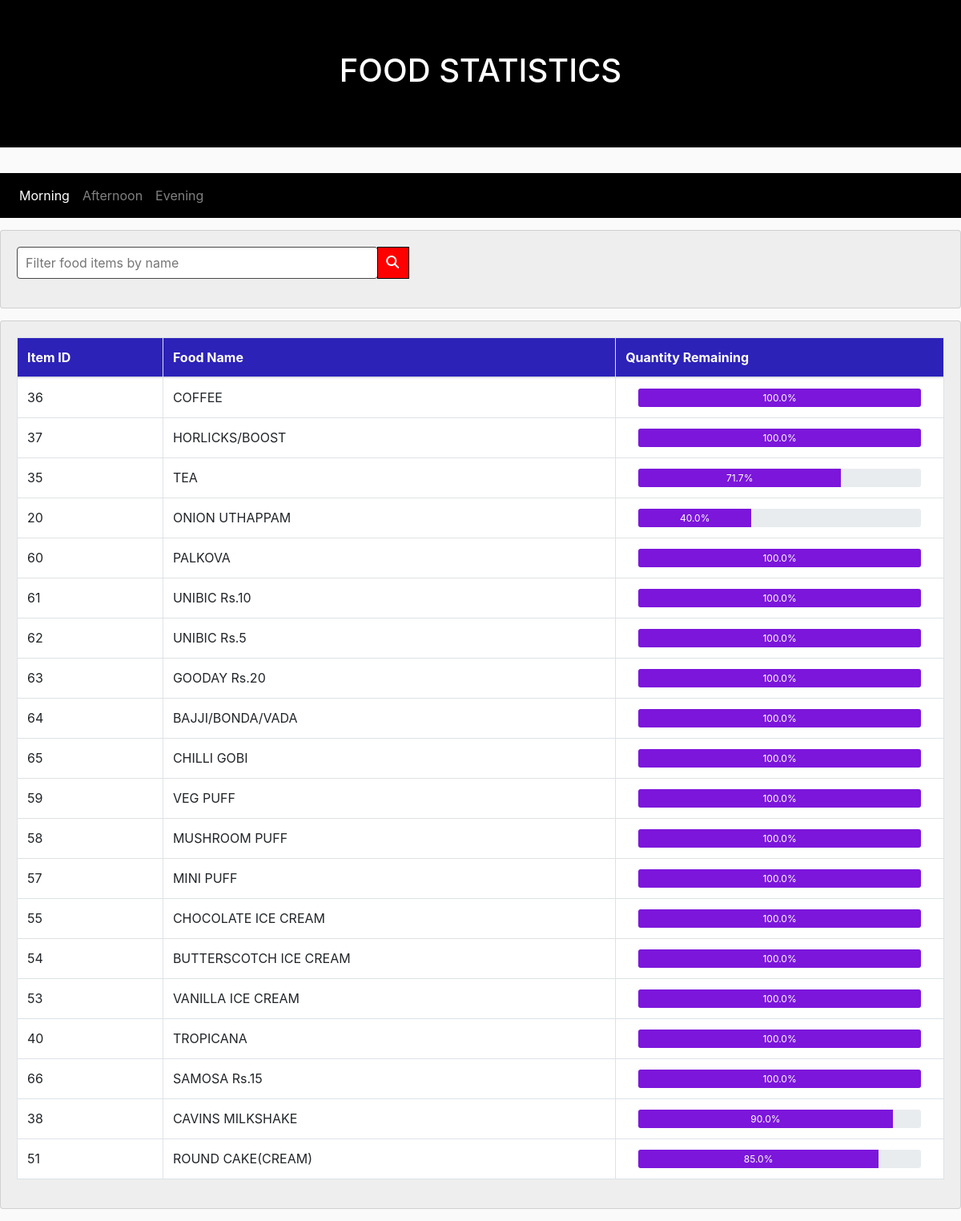
Page /admin/morning.php?cid=C2 on the committed database.
### tables this page shows
CREATE TABLE `food` (
  `food_id` char(2) NOT NULL,
  `food_name` varchar(150) NOT NULL,
  `food_price` tinyint(3) DEFAULT NULL,
  `initial_qty` tinyint(3) DEFAULT NULL,
  `food_qty` tinyint(3) DEFAULT 0,
  `food_img` varchar(60) DEFAULT NULL,
  `food_status` tinyint(1) DEFAULT 0,
  `session` char(2) NOT NULL,
  `canteen_id` char(2) NOT NULL
);

### admin/morning.php (the view, shortened to what this page needs)
<?php
  include "serverconnect.php";
  $cid=mysqli_real_escape_string($connect,$_GET['cid']);
?>
<!DOCTYPE html>
<html lang="en">
<head>
    <link rel="stylesheet" href="https://maxcdn.bootstrapcdn.com/bootstrap/4.4.1/css/bootstrap.min.css">
</head>
<body>
<div class="jumbotron jumbotron-fluid jcolor">
    <div class="container">
      <h1 class="text-center">FOOD STATISTICS</h1>
    </div>
  </div>
   <nav class="navbar navbar-expand-sm navbar1 navbar-dark ">
    <ul class="navbar-nav">
      <li class="nav-item active">
      <a class="nav-link" href="#">Morning</a>
      </li>
      <li class="nav-item">
        <a class="nav-link" href="noon.php?cid=<?php echo $cid; ?>">Afternoon</a>
      </li>
      <li class="nav-item">
        <a class="nav-link" href="evening.php?cid=<?php echo $cid; ?>">Evening</a>
      </li>
    </ul>
  </nav>
  <div class="card card1">
    <div class="card-body">
       <div class="row">
           <div class="col-sm-6">
            <div class="input-group mb-3">
                <input  id="search"  class="form1" onkeyup="show(this.value)"   placeholder="Filter food items by name">
                <div class="input-group-append">
                <i class="fas fa-search icon1"></i>
                </div>
              </div>
           </div>
        </div>
   </div>
</div>
<div id="t1">
<?php
  $sql = "SELECT * FROM food where session='FN' and canteen_id='$cid' ORDER BY food_qty DESC";
  $result = mysqli_query($connect, $sql);
  ?>
  <div class="card card1">
    <div class="card-body">
        <table class="table table-bordered">
            <thead>
            <tr>
              <th class="hcol">Item ID</th>
              <th class="hcol">Food Name</th>
              <th  class="hcol">Quantity Remaining</th>
           </tr>
           </thead>
           <tbody>
<?php
  if (mysqli_num_rows($result) > 0){
  while($row = mysqli_fetch_array($result)) {
    $percent=($row['food_qty']/$row['initial_qty'])*100;
   $percent=number_format($percent, 1);
  ?>
    <tr>
             <td><?php echo $row['food_id'];?></td>
             <td><?php echo $row['food_name'];?></td>
             <td>
              <div class="container ">
                <div class="progress progress1">
                  <div class="progress-bar pbar " role="progressbar" aria-valuenow="<?php echo $percent;?>" aria-valuemin="0" aria-valuemax="100" style="width:<?php echo $percent.'%';?>">
                   <?php echo $percent.'%';?>
                  </div>
                </div>
              </div>
              </td>
      </tr>
   <?php
        }
      }
    ?>
</div>
</body>
</html>

### admin/morning.php (style rules this page uses)
.jcolor { background-color:black; color: rgb(255, 255, 255); }
body { background-color: rgb(250, 250, 250); }
.card1 { background-color:rgb(238, 238, 238); color: rgb(32, 30, 30); margin-top:15px; margin-bottom: 15px; }
.navbar1 { background-color:black; }
.hcol { background-color: rgba(35, 25, 182, 0.952); color:white; }
.pbar { background-color: rgba(119, 12, 219, 0.952); }
.progress1 { border: 1px solid rgb(255, 255, 255); height:25px; }
td { background-color: rgb(255, 255, 255); }
.icon1 { border:1px solid black; padding:10px; width:40px; color:white; background-color:red; }
.form1 { display: block; width: 80%; height:40px; padding: 10px ; font-weight: 400; color: black; background-color: rgb(255, 255, 255); background-clip: padding-box; border: 1px solid rgb(71,71,71); border-radius: 4px; }

### rows in the picture
food: food "36", food_name "COFFEE", percent "100.0"
food: food "37", food_name "HORLICKS/BOOST", percent "100.0"
food: food "35", food_name "TEA", percent "71.7"
food: food "20", food_name "ONION UTHAPPAM", percent "40.0"
food: food "60", food_name "PALKOVA", percent "100.0"
food: food "61", food_name "UNIBIC Rs.10", percent "100.0"
food: food "62", food_name "UNIBIC Rs.5", percent "100.0"
food: food "63", food_name "GOODAY Rs.20", percent "100.0"
food: food "64", food_name "BAJJI/BONDA/VADA", percent "100.0"
food: food "65", food_name "CHILLI GOBI", percent "100.0"
food: food "59", food_name "VEG PUFF", percent "100.0"
food: food "58", food_name "MUSHROOM PUFF", percent "100.0"
food: food "57", food_name "MINI PUFF", percent "100.0"
food: food "55", food_name "CHOCOLATE ICE CREAM", percent "100.0"
food: food "54", food_name "BUTTERSCOTCH ICE CREAM", percent "100.0"
food: food "53", food_name "VANILLA ICE CREAM", percent "100.0"
food: food "40", food_name "TROPICANA", percent "100.0"
food: food "66", food_name "SAMOSA Rs.15", percent "100.0"
food: food "38", food_name "CAVINS MILKSHAKE", percent "90.0"
food: food "51", food_name "ROUND CAKE(CREAM)", percent "85.0"
